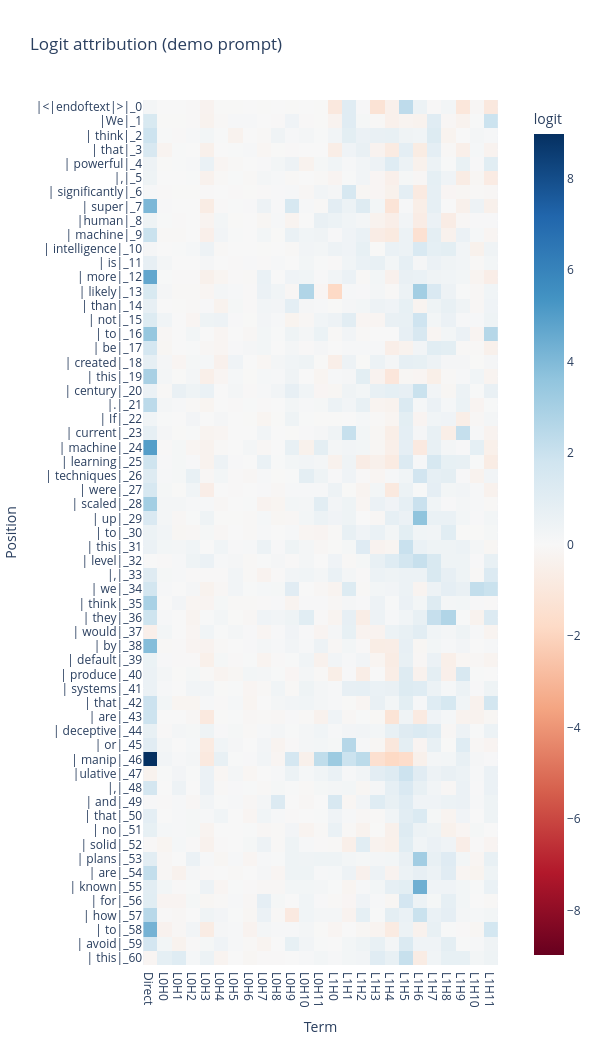

The code cell stored with this chart in its notebook:
### Markdown cell above
<details>
<summary>Solution:</summary>

```python
direct_attributions = einops.einsum(W_U_correct_tokens, embed[:-1], "emb seq, seq emb -> seq")
l1_attributions = einops.einsum(W_U_correct_tokens, l1_results[:-1], "emb seq, seq nhead emb -> seq nhead")
l2_attributions = einops.einsum(W_U_correct_tokens, l2_results[:-1], "emb seq, seq nhead emb -> seq nhead")
return t.concat([direct_attributions.unsqueeze(-1), l1_attributions, l2_attributions], dim=-1)
```

</details>

### Code cell
embed = cache["embed"]
l1_results = cache["result", 0]
l2_results = cache["result", 1]
logit_attr = logit_attribution(embed, l1_results, l2_results, model.W_U, tokens.squeeze())

plot_logit_attribution(model, logit_attr, tokens, title="Logit attribution (demo prompt)")

### Figure 1 — Plotly figure (JSON) as saved in the notebook; plotly's stock layout.template omitted (floating-point values rounded to 4 significant figures; data arrays with more than 128 entries replaced by an {"elided": "..."} marker saying what was removed)
{"data": [{"coloraxis": "coloraxis", "hovertemplate": "Term: %{x}<br>Position: %{y}<br>logit: %{z}<extra></extra>", "name": "0", "type": "heatmap", "x": ["Direct", "L0H0", "L0H1", "L0H2", "L0H3", "L0H4", "L0H5", "L0H6", "L0H7", "L0H8", "L0H9", "L0H10", "L0H11", "L1H0", "L1H1", "L1H2", "L1H3", "L1H4", "L1H5", "L1H6", "L1H7", "L1H8", "L1H9", "L1H10", "L1H11"], "xaxis": "x", "y": ["|<|endoftext|>|_0", "|We|_1", "| think|_2", "| that|_3", "| powerful|_4", "|,|_5", "| significantly|_6", "| super|_7", "|human|_8", "| machine|_9", "| intelligence|_10", "| is|_11", "| more|_12", "| likely|_13", "| than|_14", "| not|_15", "| to|_16", "| be|_17", "| created|_18", "| this|_19", "| century|_20", "|.|_21", "| If|_22", "| current|_23", "| machine|_24", "| learning|_25", "| techniques|_26", "| were|_27", "| scaled|_28", "| up|_29", "| to|_30", "| this|_31", "| level|_32", "|,|_33", "| we|_34", "| think|_35", "| they|_36", "| would|_37", "| by|_38", "| default|_39", "| produce|_40", "| systems|_41", "| that|_42", "| are|_43", "| deceptive|_44", "| or|_45", "| manip|_46", "|ulative|_47", "|,|_48", "| and|_49", "| that|_50", "| no|_51", "| solid|_52", "| plans|_53", "| are|_54", "| known|_55", "| for|_56", "| how|_57", "| to|_58", "| avoid|_59", "| this|_60"], "yaxis": "y", "z": {"elided": "61x25 float values"}}], "layout": {"coloraxis": {"cmid": 0, "colorbar": {"title": {"text": "logit"}}, "colorscale": [[0, "rgb(103,0,31)"], [0.1, "rgb(178,24,43)"], [0.2, "rgb(214,96,77)"], [0.3, "rgb(244,165,130)"], [0.4, "rgb(253,219,199)"], [0.5, "rgb(247,247,247)"], [0.6, "rgb(209,229,240)"], [0.7, "rgb(146,197,222)"], [0.8, "rgb(67,147,195)"], [0.9, "rgb(33,102,172)"], [1, "rgb(5,48,97)"]]}, "height": 1045, "title": {"text": "Logit attribution (demo prompt)"}, "width": 600, "xaxis": {"anchor": "y", "constrain": "domain", "domain": [0, 1], "scaleanchor": "y", "title": {"text": "Term"}}, "yaxis": {"anchor": "x", "autorange": "reversed", "constrain": "domain", "domain": [0, 1], "title": {"text": "Position"}}}}
